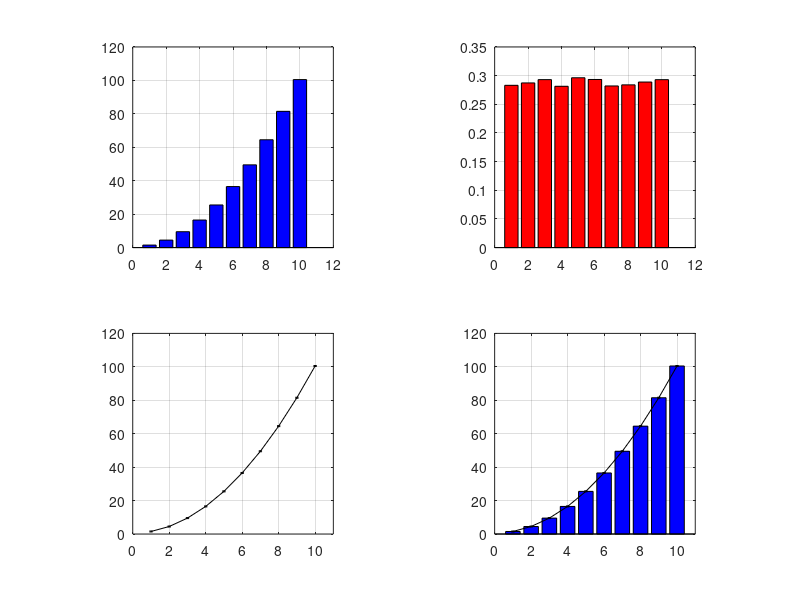

The MATLAB script that drew this image:
clear 
D=10;
data = rand(1000,D);
v = 1:D;

v_t = v.^2;

for i=1:D
    data(:,i) = data(:,i)+v_t(i);
end

subplot(2,2,1), axis square, hold on, grid on, box on
bar(1:D, mean(data), 'b')

subplot(2,2,2), axis square, hold on, grid on, box on
bar(1:D, std(data), 'r')

subplot(2,2,3), axis square, hold on, grid on, box on, xlim([0 D+1])
errorbar(1:D, mean(data), std(data), 'k')

subplot(2,2,4), axis square, hold on, grid on, box on, xlim([0 D+1])
bar(1:D, mean(data), 'b')
errorbar(1:D, mean(data), std(data), 'k')
